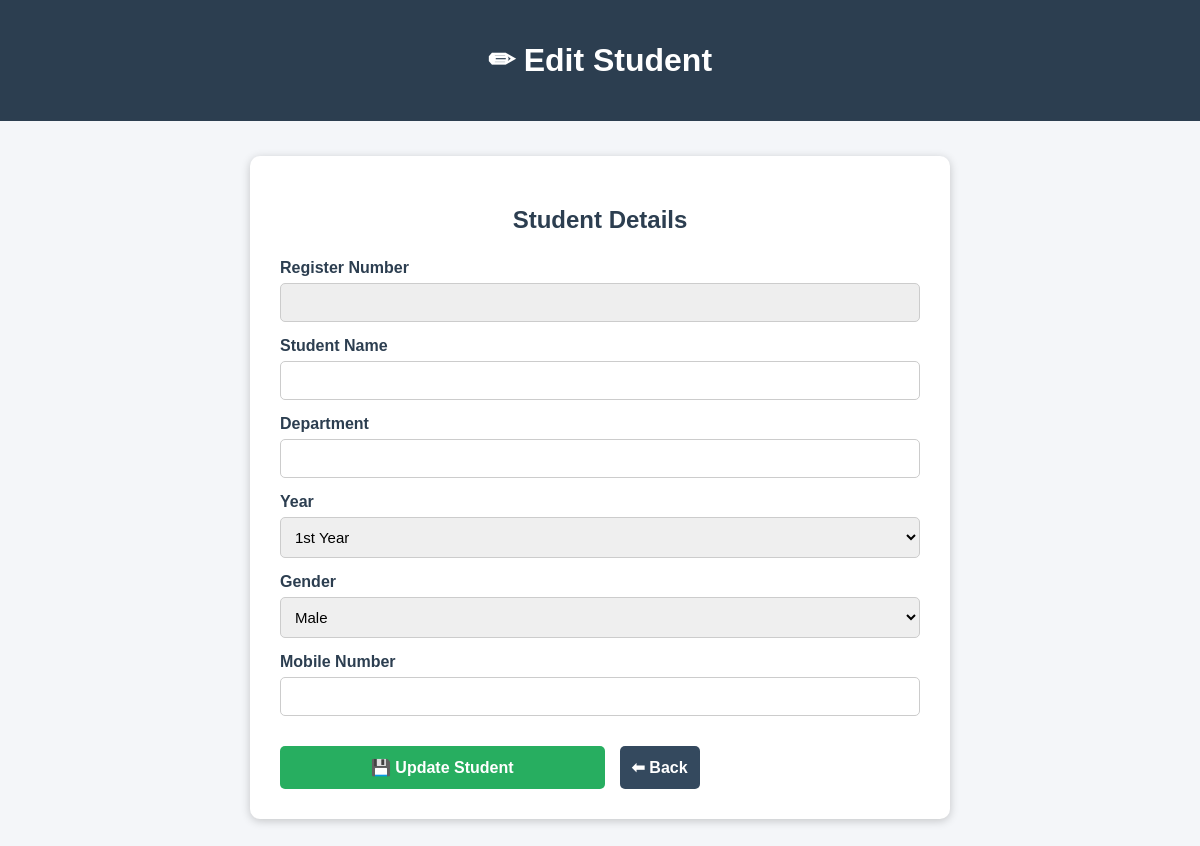
The app's page /admin/edit_student/1 (signed in), older data.
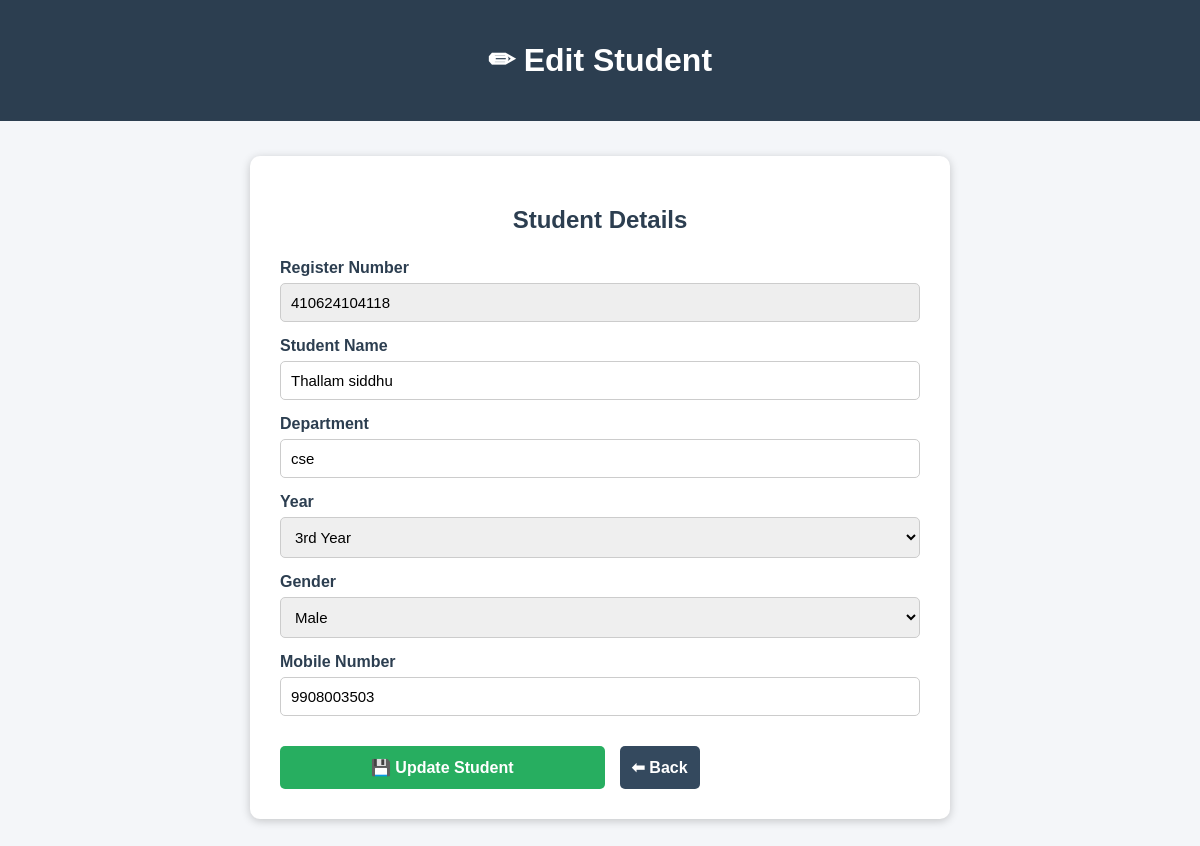
The same page, newer data.
### tables this page shows
CREATE TABLE students(
    id INTEGER PRIMARY KEY AUTOINCREMENT,

    college_code TEXT NOT NULL,

    register_no TEXT NOT NULL,

    student_name TEXT NOT NULL,

    department TEXT NOT NULL,

    year TEXT NOT NULL,

    gender TEXT NOT NULL,

    mobile TEXT NOT NULL,

    password TEXT NOT NULL,

    room_id INTEGER,

    FOREIGN KEY(college_code)
    REFERENCES colleges(college_code)
    ON DELETE CASCADE,

    FOREIGN KEY(room_id)
    REFERENCES rooms(id)
    ON DELETE SET NULL,

    UNIQUE(college_code, register_no)
);

### app.py (the view, shortened to what this page needs)
@app.route("/admin/edit_student/<int:student_id>", methods=["GET", "POST"])
def edit_student(student_id):
    if "college_id" not in session:
        return redirect(url_for("admin_login"))
    conn = sqlite3.connect("hostel.db")
    cursor = conn.cursor()
    cursor.execute("""
    SELECT
        register_no,
        student_name,
        department,
        year,
        gender,
        mobile
    FROM students
    WHERE id=?
    """, (student_id,))
    student = cursor.fetchone()
    conn.close()
    return render_template(
        "edit_student.html",
        student=student,
        student_id=student_id
    )

### templates/edit_student.html (shortened to what this page needs)
<!DOCTYPE html>
<html>
<head>
</head>
<body>
<div class="header">
<h1>✏ Edit Student</h1>
</div>
<div class="container">
<div class="card">
<h2>Student Details</h2>
<form method="POST">
<label>Register Number</label>
<input
type="text"
value="{{ student[0] }}"
readonly>
<label>Student Name</label>
<input
type="text"
name="student_name"
value="{{ student[1] }}"
required>
<label>Department</label>
<input
type="text"
name="department"
value="{{ student[2] }}"
required>
<label>Year</label>
<select name="year" required>
<option value="1" {% if student[3]=="1" %}selected{% endif %}>1st Year</option>
<option value="3" {% if student[3]=="3" %}selected{% endif %}>3rd Year</option>
</select>
<label>Gender</label>
<select name="gender" required>
<option value="Male"
{% if student[4]=="Male" %}selected{% endif %}>
Male
</option>
</select>
<label>Mobile Number</label>
<input
type="text"
name="mobile"
value="{{ student[5] }}"
required>
<div class="buttons">
<button
type="submit"
class="save">
💾 Update Student
</button>
<a href="/admin/students">
<button
type="button"
class="back">
⬅ Back
</button>
</a>
</div>
</form>
</div>
</div>
</body>
</html>

Row changes from the older to the newer data that the page shows:
added students: register_no "410624104118", student_name "Thallam siddhu", department "cse", year "3rd Year", gender "Male", mobile "9908003503"
Text that changed along with them:
form field year: "1st Year" → (not shown)
form field gender: "Male" → (not shown)
